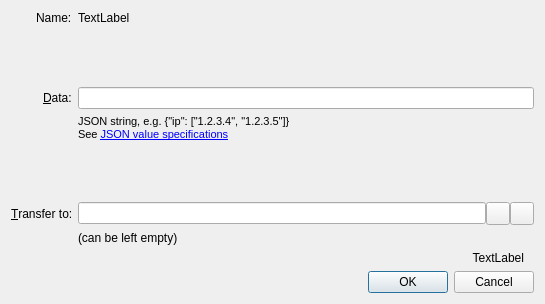
<?xml version="1.0" encoding="UTF-8"?>
<ui version="4.0">
 <class>ConfigureNameDialog</class>
 <widget class="QDialog" name="ConfigureNameDialog">
  <property name="geometry">
   <rect>
    <x>0</x>
    <y>0</y>
    <width>545</width>
    <height>304</height>
   </rect>
  </property>
  <property name="sizePolicy">
   <sizepolicy hsizetype="Preferred" vsizetype="Preferred">
    <horstretch>0</horstretch>
    <verstretch>0</verstretch>
   </sizepolicy>
  </property>
  <property name="windowTitle">
   <string>Configure Name</string>
  </property>
  <layout class="QVBoxLayout" name="verticalLayout">
   <item>
    <layout class="QFormLayout" name="formLayout">
     <property name="fieldGrowthPolicy">
      <enum>QFormLayout::AllNonFixedFieldsGrow</enum>
     </property>
     <property name="labelAlignment">
      <set>Qt::AlignRight|Qt::AlignTrailing|Qt::AlignVCenter</set>
     </property>
     <item row="1" column="0">
      <widget class="QLabel" name="label_2">
       <property name="text">
        <string>Name:</string>
       </property>
       <property name="buddy">
        <cstring>dataEdit</cstring>
       </property>
      </widget>
     </item>
     <item row="1" column="1">
      <widget class="QLabel" name="labelName">
       <property name="text">
        <string notr="true">TextLabel</string>
       </property>
      </widget>
     </item>
     <item row="2" column="1">
      <spacer name="verticalSpacer_2">
       <property name="orientation">
        <enum>Qt::Vertical</enum>
       </property>
       <property name="sizeHint" stdset="0">
        <size>
         <width>20</width>
         <height>16</height>
        </size>
       </property>
      </spacer>
     </item>
     <item row="4" column="0">
      <widget class="QLabel" name="label">
       <property name="text">
        <string>&amp;Data:</string>
       </property>
       <property name="alignment">
        <set>Qt::AlignLeading|Qt::AlignLeft|Qt::AlignVCenter</set>
       </property>
       <property name="buddy">
        <cstring>dataEdit</cstring>
       </property>
      </widget>
     </item>
     <item row="5" column="1">
      <widget class="QLabel" name="label_4">
       <property name="text">
        <string>&lt;!DOCTYPE HTML PUBLIC &quot;-//W3C//DTD HTML 4.0//EN&quot; &quot;http://www.w3.org/TR/REC-html40/strict.dtd&quot;&gt;
&lt;html&gt;&lt;head&gt;&lt;meta name=&quot;qrichtext&quot; content=&quot;1&quot; /&gt;&lt;style type=&quot;text/css&quot;&gt;
p, li { white-space: pre-wrap; }
&lt;/style&gt;&lt;/head&gt;&lt;body style=&quot; font-family:'MS Shell Dlg 2'; font-size:8pt; font-weight:400; font-style:normal;&quot;&gt;
&lt;p style=&quot; margin:0px; -qt-block-indent:0; text-indent:0px;&quot;&gt;JSON string, e.g. {&amp;quot;ip&amp;quot;: [&amp;quot;1.2.3.4&amp;quot;, &amp;quot;1.2.3.5&amp;quot;]}&lt;/p&gt;
&lt;p style=&quot; margin:0px; -qt-block-indent:0; text-indent:0px;&quot;&gt;See &lt;a href=&quot;https://github.com/namecoin/proposals&quot;&gt;&lt;span style=&quot; text-decoration: underline; color:#0000ff;&quot;&gt;JSON value specifications&lt;/span&gt;&lt;/a&gt;&lt;/p&gt;&lt;/body&gt;&lt;/html&gt;</string>
       </property>
       <property name="openExternalLinks">
        <bool>true</bool>
       </property>
      </widget>
     </item>
     <item row="6" column="1">
      <spacer name="verticalSpacer">
       <property name="orientation">
        <enum>Qt::Vertical</enum>
       </property>
       <property name="sizeHint" stdset="0">
        <size>
         <width>20</width>
         <height>16</height>
        </size>
       </property>
      </spacer>
     </item>
     <item row="7" column="0">
      <widget class="QLabel" name="labelTransferTo">
       <property name="text">
        <string>&amp;Transfer to:</string>
       </property>
       <property name="buddy">
        <cstring>transferTo</cstring>
       </property>
      </widget>
     </item>
     <item row="7" column="1">
      <layout class="QHBoxLayout" name="transferToLayout">
       <property name="spacing">
        <number>0</number>
       </property>
       <property name="sizeConstraint">
        <enum>QLayout::SetDefaultConstraint</enum>
       </property>
       <item>
        <widget class="QValidatedLineEdit" name="transferTo">
         <property name="toolTip">
          <string>The Namecoin address to transfer the name to.
Leave empty if not transferring.</string>
         </property>
        </widget>
       </item>
       <item>
        <widget class="QToolButton" name="addressBookButton">
         <property name="toolTip">
          <string>Choose address from address book</string>
         </property>
         <property name="text">
          <string/>
         </property>
         <property name="icon">
          <iconset resource="../bitcoin.qrc">
           <normaloff>:/icons/address-book</normaloff>:/icons/address-book</iconset>
         </property>
         <property name="shortcut">
          <string>Alt+A</string>
         </property>
        </widget>
       </item>
       <item>
        <widget class="QToolButton" name="pasteButton">
         <property name="toolTip">
          <string>Paste address from clipboard</string>
         </property>
         <property name="text">
          <string/>
         </property>
         <property name="icon">
          <iconset resource="../bitcoin.qrc">
           <normaloff>:/icons/editpaste</normaloff>:/icons/editpaste</iconset>
         </property>
         <property name="shortcut">
          <string>Alt+P</string>
         </property>
        </widget>
       </item>
      </layout>
     </item>
     <item row="8" column="1">
      <widget class="QLabel" name="labelTransferToHint">
       <property name="text">
        <string>(can be left empty)</string>
       </property>
      </widget>
     </item>
     <item row="4" column="1">
      <layout class="QHBoxLayout" name="horizontalLayout_3">
       <item>
        <widget class="QLineEdit" name="dataEdit">
         <property name="toolTip">
          <string>Enter JSON string that will be associated with the name</string>
         </property>
         <property name="maxLength">
          <number>520</number>
         </property>
        </widget>
       </item>
       <!--
       <item>
        <widget class="QPushButton" name="btnDNSEditor">
         <property name="text">
          <string>DNS Editor</string>
         </property>
        </widget>
       </item>
       -->
      </layout>
     </item>
    </layout>
   </item>
   <item>
    <widget class="QLabel" name="labelSubmitHint">
     <property name="text">
      <string notr="true">TextLabel</string>
     </property>
     <property name="alignment">
      <set>Qt::AlignRight|Qt::AlignTrailing|Qt::AlignVCenter</set>
     </property>
     <property name="margin">
      <number>10</number>
     </property>
     <property name="indent">
      <number>10</number>
     </property>
    </widget>
   </item>
   <item>
    <layout class="QHBoxLayout" name="horizontalLayout">
     <item>
      <spacer name="horizontalSpacer">
       <property name="orientation">
        <enum>Qt::Horizontal</enum>
       </property>
       <property name="sizeHint" stdset="0">
        <size>
         <width>40</width>
         <height>20</height>
        </size>
       </property>
      </spacer>
     </item>
     <item>
      <widget class="QDialogButtonBox" name="buttonBox">
       <property name="sizePolicy">
        <sizepolicy hsizetype="Maximum" vsizetype="Fixed">
         <horstretch>0</horstretch>
         <verstretch>0</verstretch>
        </sizepolicy>
       </property>
       <property name="orientation">
        <enum>Qt::Horizontal</enum>
       </property>
       <property name="standardButtons">
        <set>QDialogButtonBox::Cancel|QDialogButtonBox::Ok</set>
       </property>
      </widget>
     </item>
    </layout>
   </item>
  </layout>
 </widget>
 <customwidgets>
  <customwidget>
   <class>QValidatedLineEdit</class>
   <extends>QLineEdit</extends>
   <header>qt/qvalidatedlineedit.h</header>
  </customwidget>
 </customwidgets>
 <resources>
  <include location="../bitcoin.qrc"/>
 </resources>
 <connections>
  <connection>
   <sender>buttonBox</sender>
   <signal>accepted()</signal>
   <receiver>ConfigureNameDialog</receiver>
   <slot>accept()</slot>
   <hints>
    <hint type="sourcelabel">
     <x>248</x>
     <y>254</y>
    </hint>
    <hint type="destinationlabel">
     <x>157</x>
     <y>274</y>
    </hint>
   </hints>
  </connection>
  <connection>
   <sender>buttonBox</sender>
   <signal>rejected()</signal>
   <receiver>ConfigureNameDialog</receiver>
   <slot>reject()</slot>
   <hints>
    <hint type="sourcelabel">
     <x>248</x>
     <y>254</y>
    </hint>
    <hint type="destinationlabel">
     <x>157</x>
     <y>274</y>
    </hint>
   </hints>
  </connection>
 </connections>
</ui>
